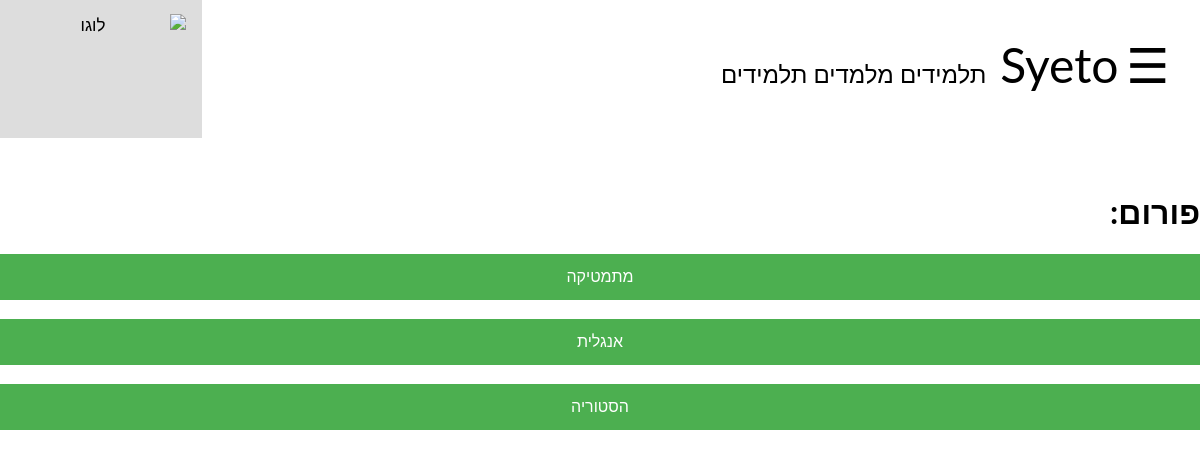
Before: /forum_homepage (signed in) with the older database file.
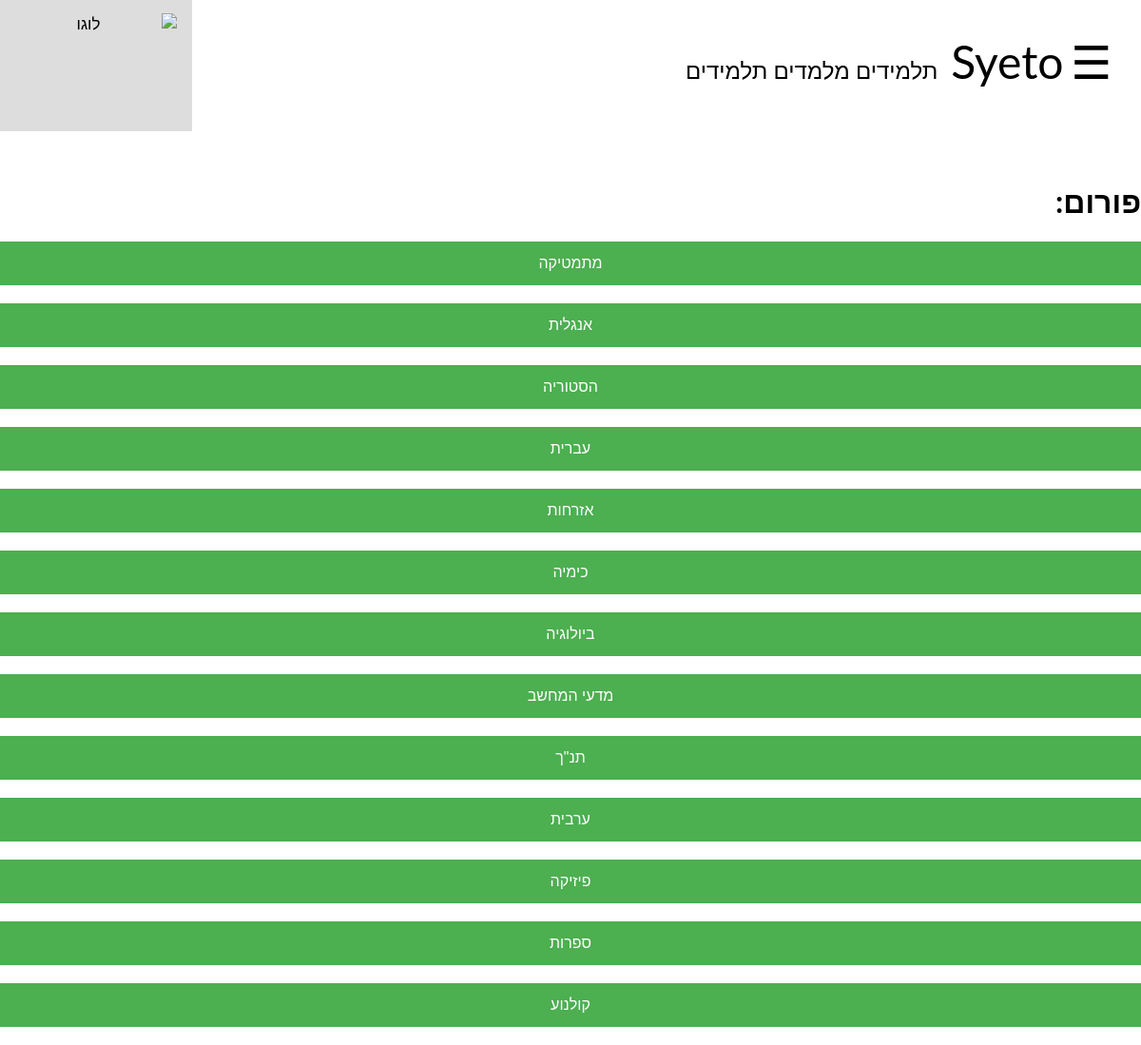
After: the same page with the newer database file.
### tables this page shows
CREATE TABLE "forums" (
	"forum_name"	TEXT,
	"posts_IDs"	TEXT
);

### Application.py (the view)
@app.route('/forum_homepage')
def forum_homepage():
    if connected():
        return render_template('forum_homepage.html', forum_names=DataBaseFunctions.get_forum_names())
    return redirect('/')

### Application.py (called while the page is built)
def connected():
    return 'user' in session

@app.before_request
def update_lessons_offers():
    if 'user' in session:
        DataBaseFunctions.update_lessons_offers_that_have_passed(session['user'])
        DataBaseFunctions.update_lessons_offers_that_are_no_longer_relevant(session['user'])

@app.before_request
def update_last_login():
    if 'user' in session:
        DataBaseFunctions.update_last_login(session['user'])

@app.before_request
def update_lessons_requests_quantity():
    if 'user' in session:
        session['new_lessons_offers'] = DataBaseFunctions.number_of_lessons_requests(session['user'])
        session['new_messages'] = DataBaseFunctions.number_of_new_messages(session['user'])
        session['new_friend_requests'] = DataBaseFunctions.number_of_friend_requests(session['user'])
        session['lessons'] = DataBaseFunctions.number_of_lessons(session['user'])

### DataBaseFunctions.py (called while the page is built, shortened)
    @staticmethod # מחזיר מחרוזת המכילה את התאריך הנוכחי
    def get_date():
        import datetime
        date = str(datetime.datetime.now()).split(' ')[0]
        date = date.split('-')
        date.reverse()
        date = '/'.join(date)
        return date

    @staticmethod # מחזירה מחרוזת המכילה את השעה הנוכחית
    def get_time():
        import datetime
        date = str(datetime.datetime.now()).split(' ')[1]
        date=date.split(':')
        return (date[0]+':'+date[1])

    @staticmethod # מחזירה מרחוזרת של שמות כל הפורומים
    def get_forum_names():
        conn = sqlite3.connect('database.db', timeout=2)
        com = conn.execute("select forum_name from forums")
        names=[]
        for row in com:
            names.append(row[0])
        return names

    @staticmethod #
    def get_lessons_offers_IDs(username):#returns a list of lessons_offers IDs according to a certain usrname
        conn = sqlite3.connect('database.db', timeout=2)
        IDs = conn.execute("select lessons_offers_IDs from users where username=?", (username,))
        for row in IDs:
            IDs = row[0]
        print("IDs=",IDs)
        try:
            return IDs.split(',')
        except:
            return []

    @staticmethod # מקבלת רשימה של שיעורים ומחזירה אותם מסודרים על פי סדר כרונולוגי
    def sort_lessons_by_date_and_time(lessons):
        return lessons

    @staticmethod
    def get_current_time_for_login():
        current_date = DataBaseFunctions.get_date()
        current_time = DataBaseFunctions.get_time()
        time = current_date + ' ' + current_time
        return time

### templates/forum_homepage.html (shortened to what this page needs)
{% extends "registeredLayout.html" %}
{% block body %}
<h1>פורום:</h1>
{% for forum_name in forum_names %}
    <button class="forum_name" onclick="location.href='/forum/{{forum_name}}'">{{forum_name}}</button><br>
{% endfor %}
{% endblock %}

### templates/registeredLayout.html (shortened to what this page needs)
{%extends "generalLayout.html"%}

### templates/generalLayout.html (shortened to what this page needs)
<!DOCTYPE html>
<html dir="rtl" lang="he">
<head>
</head>
<div class="topnav" style="z-index: 1;" >
  <a href="http://127.0.0.1:5000/homePage">
  <img border="0" alt="לוגו" src="https://mail.google.com/mail/u/0?ui=2&ik=ae5bb7a53c&attid=0.1&permmsgid=msg-a:r3340845581791545536&th=1717426eadc77ccf&view=fimg&sz=s0-l75-ft&attbid=ANGjdJ_QU7krUFfWZT1ACiBMjf8JgtCB34l_CjazdEh28wOEMi7IM9xR36Htdsd8TUElHabXD5Gtk7vdRjq3tRnDNObctgvPbfB0khoTmyN-jDYIoViJTeqf8Z0BzLQ&disp=emb&realattid=ii_k8ymrrvq0" style="float:left;width:170px;height:110px;">
  </a>
  <span style="font-size:30px;cursor:pointer" onclick="openNav()">
    <br>&nbsp;&nbsp;&nbsp;
    <font size="10" color="black">&#9776;</font>
    <font size="10">Syeto</font>
  <font size="5">&nbsp;תלמידים מלמדים תלמידים</font>
  </span>
</div>
<br><br><br><br><br><br><br><br><br>
<body>
{%block body%}{%endblock%}
</body>
</html>

### templates/forum_homepage.html (style rules this page uses)
.forum_name { display: block; width: 100%; border: none; background-color: #4CAF50; color: white; padding: 14px 28px; font-size: 16px; cursor: pointer; text-align: center; }

### templates/generalLayout.html (style rules this page uses)
body { margin: 0; font-family: Arial, Helvetica, sans-serif; }
.topnav { overflow: hidden; background-color: white; position: fixed; width: 100%; }
.topnav a { float: left; color: #f2f2f2; text-align: center; padding: 14px 16px; text-decoration: none; font-size: 17px; }
body { font-family: "Lato", sans-serif; }
body { padding: 0px; }

Changed rows visible on the page:
added forums: forum_name "עברית"
added forums: forum_name "אזרחות"
added forums: forum_name "כימיה"
added forums: forum_name "ביולוגיה"
added forums: forum_name "מדעי המחשב"
added forums: forum_name "תנ\"ך"
added forums: forum_name "ערבית"
added forums: forum_name "פיזיקה"
added forums: forum_name "ספרות"
added forums: forum_name "קולנוע"
